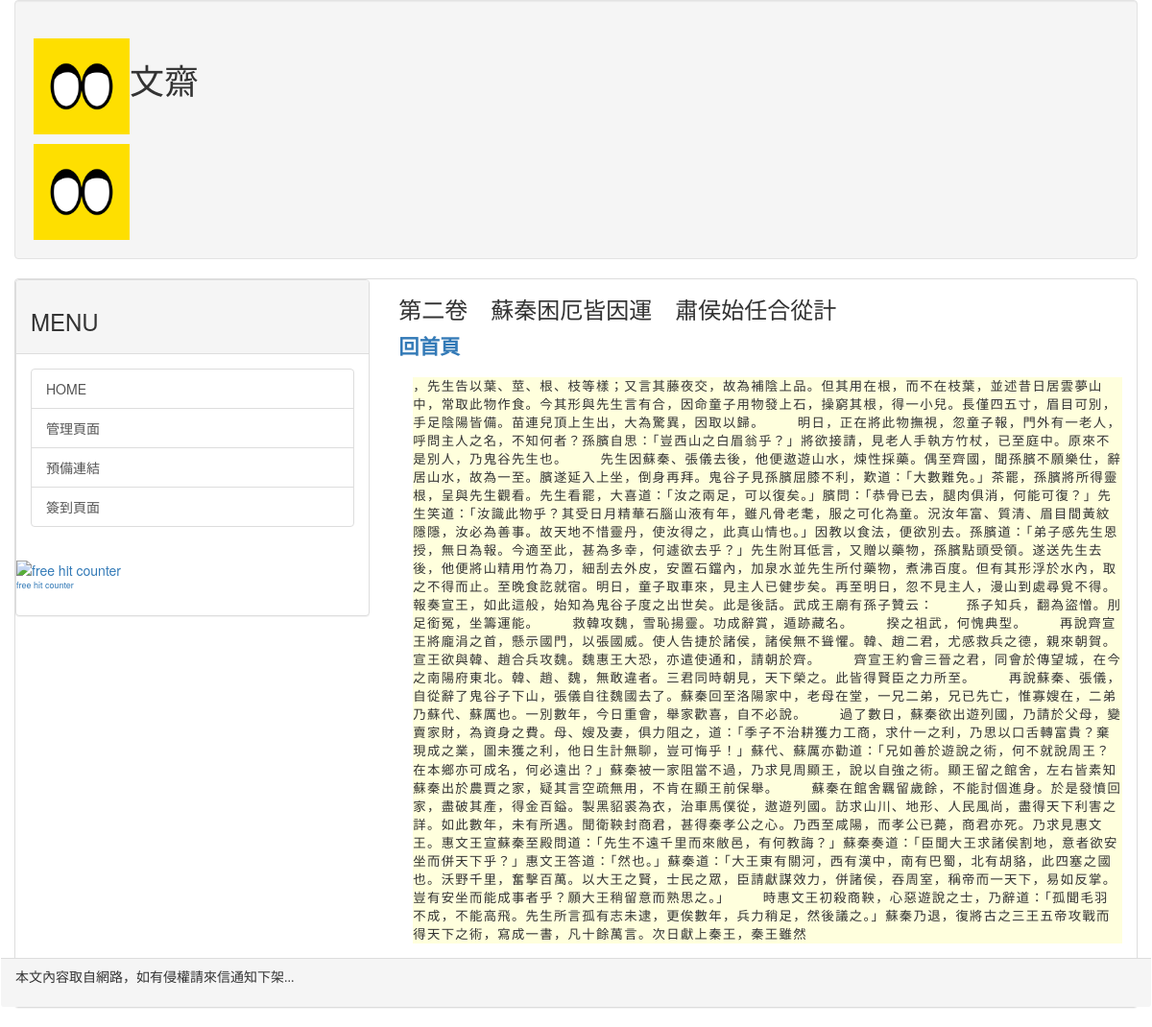
The app's page /post/03 with its own data.
### mainsite/models.py (models this page shows, shortened)
class Post(models.Model):
    title = models.CharField(max_length=200)
    slug = models.CharField(max_length=200)
    body = models.TextField()
    pub_date = models.DateTimeField(default=timezone.now)
    class Meta:
        ordering = ('-pub_date',)

### mainsite/views.py (the view)
# urls.py: path('post/<slug:slug>', showpost),
def showpost(request, slug):
    try:
        post = Post.objects.get(slug = slug)
        if post != None:
            return render(request, 'post.html', locals())
    except:
        return redirect('/')

### templates/post.html (shortened to what this page needs)
{% extends 'base.html' %}
{% block headmessage %}
    <div class='post_title'>
        <h3>{{ post.title }}</h3>
        <a style='font-family:微軟正黑體;' href='/'>回首頁</a>
    </div>
{% endblock %}
{% block content %}
        <div class='post_body'>
            {{ post.body }}</a>
        </div>
{% endblock %}

### templates/header.html (style rules this page uses)
.post_title { font-family: 微軟正黑體; font-size: 16pt; font-weight: bold; }
.post_body { font-family: 微軟正黑體; font-size: 10pt; letter-spacing: 1pt; background-color: #ffffdd; }

### records on screen
Post: title "第二卷 蘇秦困厄皆因運 肅侯始任合從計", body "，先生告以葉、莖、根、枝等樣；又言其藤夜交，故為補陰上品。但其用在根，而不在枝葉，並述昔日居雲夢山中，常取此物作食。今其形與先生言有合，因命童子用物發上石，操窮其根，得一小兒。長僅四五寸，眉目可別，手足陰陽皆備。苗連兒頂上生出，大為驚異，因取以歸。 明日，正在將此物撫視，忽童子報，門外有一老人，呼問主人之名，不知何者？孫臏自思：「豈西山之白眉翁乎？」將欲接請，見老人手執方竹杖，已至庭中。原來不是別人，乃鬼谷先生也。 先生因蘇秦、張儀去後，他便遨遊山水，煉性採藥。偶至齊國，聞孫臏不願樂仕，辭居山水，故為一至。臏遂延入上坐，倒身再拜。鬼谷子見孫臏屈膝不利，歎道：「大數難免。」茶罷，孫臏將所得靈根，呈與先生觀看。先生看罷，大喜道：「汝之兩足，可以復矣。」臏問：「恭骨已去，腿肉俱消，何能可復？」先生笑道：「汝識此物乎？其受日月精華石腦山液有年，雖凡骨老耄，服之可化為童。況汝年富、質清、眉目間黃紋隱隱，汝必為善事。故天地不惜靈丹，使汝得之，此真山情也。」因教以食法，便欲別去。孫臏道：「弟子感先生恩授，無日為報。今適至此，甚為多幸，何遽欲去乎？」先生附耳低言，又贈以藥物，孫臏點頭受領。遂送先生去後，他便將山精用竹為刀，細刮去外皮，安置石鐺內，加泉水並先生所付藥物，煮沸百度。但有其形浮於水內，取之不得而止。至晚食訖就宿。明日，童子取車來，見主人已健步矣。再至明日，忽不見主人，漫山到處尋覓不得。報奏宣王，如此這般，始知為鬼谷子度之出世矣。此是後話。武成王廟有孫子贊云： 孫子知兵，翻為盜憎。刖足銜冤，坐籌運能。 救韓攻魏，雪恥揚靈。功成辭賞，遁跡藏名。 揆之祖武，何愧典型。…"
